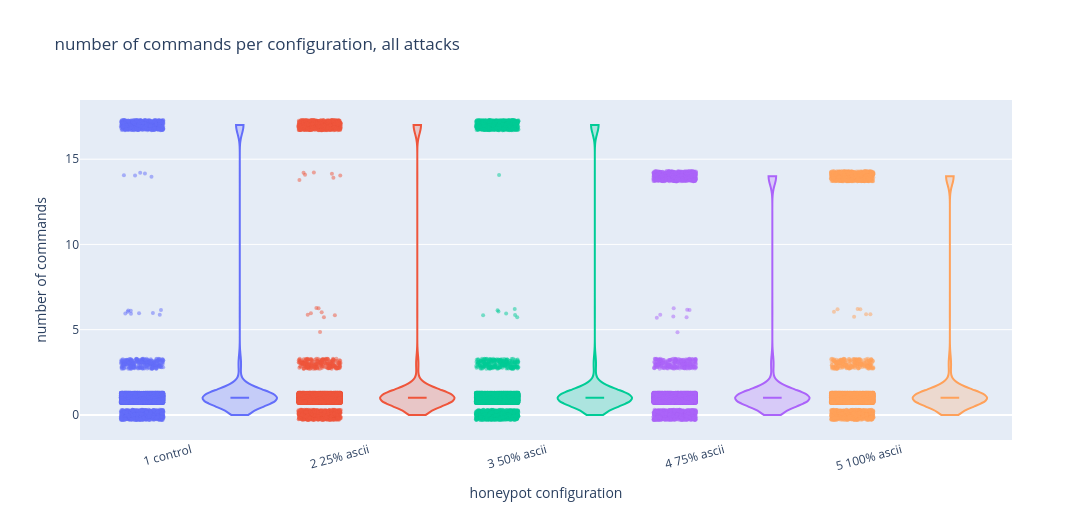

Notebook code cell kept with this figure:
### Markdown cell above
## Number of commands per configuration

Each attack contributes its `command_count`, with chained commands counted one each.

Command counts are whole numbers, so each point is spread up or down by at most 0.3 so the points do not stack into flat lines. Hovering shows the real count. The violin and box use the real counts.

### Code cell
fig_commands, plot_commands = make_violin(
    df, "command_count", "number of commands per configuration, all attacks", "number of commands", discrete=True
)
fig_commands.show()
summary_commands = print_summary(plot_commands, "command_count")

### Figure 1 — Plotly figure (JSON) as saved in the notebook; plotly's stock layout.template omitted (floating-point values rounded to 4 significant figures; data arrays with more than 128 entries replaced by an {"elided": "..."} marker saying what was removed)
{"data": [{"customdata": {"elided": "9189 int values"}, "hovertemplate": "1 control<br>number of commands=%{customdata}<extra></extra>", "marker": {"color": "#636EFA", "opacity": 0.5, "size": 4}, "mode": "markers", "name": "1 control observations", "type": "scatter", "x": {"elided": "9189 float values"}, "y": {"elided": "9189 float values"}}, {"bandwidth": 0.5, "box": {"visible": true}, "fillcolor": "rgba(99, 110, 250, 0.25)", "hovertemplate": "1 control<br>number of commands=%{y}<extra></extra>", "line": {"color": "#636EFA", "width": 2}, "meanline": {"visible": false}, "name": "1 control distribution", "points": false, "spanmode": "hard", "type": "violin", "width": 0.42, "x": {"elided": "9189 float values"}, "y": {"elided": "9189 int values"}}, {"customdata": {"elided": "9084 int values"}, "hovertemplate": "2 25% ascii<br>number of commands=%{customdata}<extra></extra>", "marker": {"color": "#EF553B", "opacity": 0.5, "size": 4}, "mode": "markers", "name": "2 25% ascii observations", "type": "scatter", "x": {"elided": "9084 float values"}, "y": {"elided": "9084 float values"}}, {"bandwidth": 0.5, "box": {"visible": true}, "fillcolor": "rgba(239, 85, 59, 0.25)", "hovertemplate": "2 25% ascii<br>number of commands=%{y}<extra></extra>", "line": {"color": "#EF553B", "width": 2}, "meanline": {"visible": false}, "name": "2 25% ascii distribution", "points": false, "spanmode": "hard", "type": "violin", "width": 0.42, "x": {"elided": "9084 float values"}, "y": {"elided": "9084 int values"}}, {"customdata": {"elided": "9221 int values"}, "hovertemplate": "3 50% ascii<br>number of commands=%{customdata}<extra></extra>", "marker": {"color": "#00CC96", "opacity": 0.5, "size": 4}, "mode": "markers", "name": "3 50% ascii observations", "type": "scatter", "x": {"elided": "9221 float values"}, "y": {"elided": "9221 float values"}}, {"bandwidth": 0.5, "box": {"visible": true}, "fillcolor": "rgba(0, 204, 150, 0.25)", "hovertemplate": "3 50% ascii<br>number of commands=%{y}<extra></extra>", "line": {"color": "#00CC96", "width": 2}, "meanline": {"visible": false}, "name": "3 50% ascii distribution", "points": false, "spanmode": "hard", "type": "violin", "width": 0.42, "x": {"elided": "9221 float values"}, "y": {"elided": "9221 int values"}}, {"customdata": {"elided": "9177 int values"}, "hovertemplate": "4 75% ascii<br>number of commands=%{customdata}<extra></extra>", "marker": {"color": "#AB63FA", "opacity": 0.5, "size": 4}, "mode": "markers", "name": "4 75% ascii observations", "type": "scatter", "x": {"elided": "9177 float values"}, "y": {"elided": "9177 float values"}}, {"bandwidth": 0.5, "box": {"visible": true}, "fillcolor": "rgba(171, 99, 250, 0.25)", "hovertemplate": "4 75% ascii<br>number of commands=%{y}<extra></extra>", "line": {"color": "#AB63FA", "width": 2}, "meanline": {"visible": false}, "name": "4 75% ascii distribution", "points": false, "spanmode": "hard", "type": "violin", "width": 0.42, "x": {"elided": "9177 float values"}, "y": {"elided": "9177 int values"}}, {"customdata": {"elided": "9093 int values"}, "hovertemplate": "5 100% ascii<br>number of commands=%{customdata}<extra></extra>", "marker": {"color": "#FFA15A", "opacity": 0.5, "size": 4}, "mode": "markers", "name": "5 100% ascii observations", "type": "scatter", "x": {"elided": "9093 float values"}, "y": {"elided": "9093 float values"}}, {"bandwidth": 0.5, "box": {"visible": true}, "fillcolor": "rgba(255, 161, 90, 0.25)", "hovertemplate": "5 100% ascii<br>number of commands=%{y}<extra></extra>", "line": {"color": "#FFA15A", "width": 2}, "meanline": {"visible": false}, "name": "5 100% ascii distribution", "points": false, "spanmode": "hard", "type": "violin", "width": 0.42, "x": {"elided": "9093 float values"}, "y": {"elided": "9093 int values"}}], "layout": {"height": 520, "showlegend": false, "title": {"text": "number of commands per configuration, all attacks"}, "violingap": 0, "violinmode": "overlay", "width": 1300, "xaxis": {"range": [-0.35, 4.9], "tickangle": -15, "tickmode": "array", "ticktext": ["1 control", "2 25% ascii", "3 50% ascii", "4 75% ascii", "5 100% ascii"], "tickvals": [0.275, 1.275, 2.275, 3.275, 4.275], "title": {"text": "honeypot configuration"}}, "yaxis": {"title": {"text": "number of commands"}}}}
